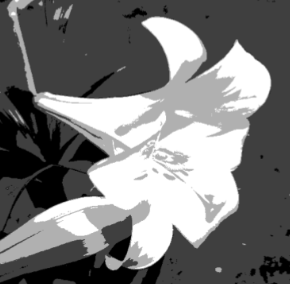
#> input picture 无监督学习/img.png, 290 x 284 px
$ python '聚类算法.py'   (older library calls are emulated)
#> lines starting #> are read from the running program, lines starting #| are printed output that depends on the picture
import numpy as np
from scipy import misc
from sklearn import cluster
import matplotlib.pyplot as plt

def compress_image(img, num_clusters):
    X = img.reshape((-1, 1))
    kmeans = cluster.KMeans(n_clusters=num_clusters, n_init=4, random_state=5)
    kmeans.fit(X)
    labels = kmeans.labels_
    centroids = kmeans.cluster_centers_.squeeze()
    input_image_compressed = np.choose(labels, centroids).reshape(img.shape)
    return input_image_compressed
def plot_image(img, title):
    vmin = img.min()
    vmax = img.max()
    plt.figure()
    plt.title(title)
    plt.imshow(img, cmap=plt.cm.gray, vmin=vmin, vmax=vmax)
if __name__=='__main__':
    input_file = "img.png"
    num_bits = 2
    if not 1 <= num_bits <= 8:
        raise TypeError('Number of bits should be between 1 and 8')
    num_clusters = np.power(2, num_bits)
    compression_rate = round(100 * (8.0 - num_bits) / 8.0, 2)
    print ("\nThe size of the image will be reduced by a factor of", 8.0/num_bits)
    print ("\nCompression rate = " + str(compression_rate) + "%")
    input_image = misc.imread(input_file, True).astype(np.uint8)
#> input_image: shape (284, 290); min 0, max 255, mean 120.5
    plot_image(input_image, 'Original image')
#> in plot_image, `vmin = img.min()`: vmin = 0
#> in plot_image, `vmax = img.max()`: vmax = 255
    input_image_compressed = compress_image(input_image, num_clusters)
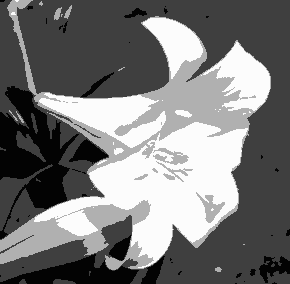
#> input_image_compressed: shape (284, 290) float64; min 3.2, max 252.5, mean 120.5
    plot_image(input_image_compressed, 'Compressed image; compression rate = '
            + str(compression_rate) + '%')
    plt.show()
